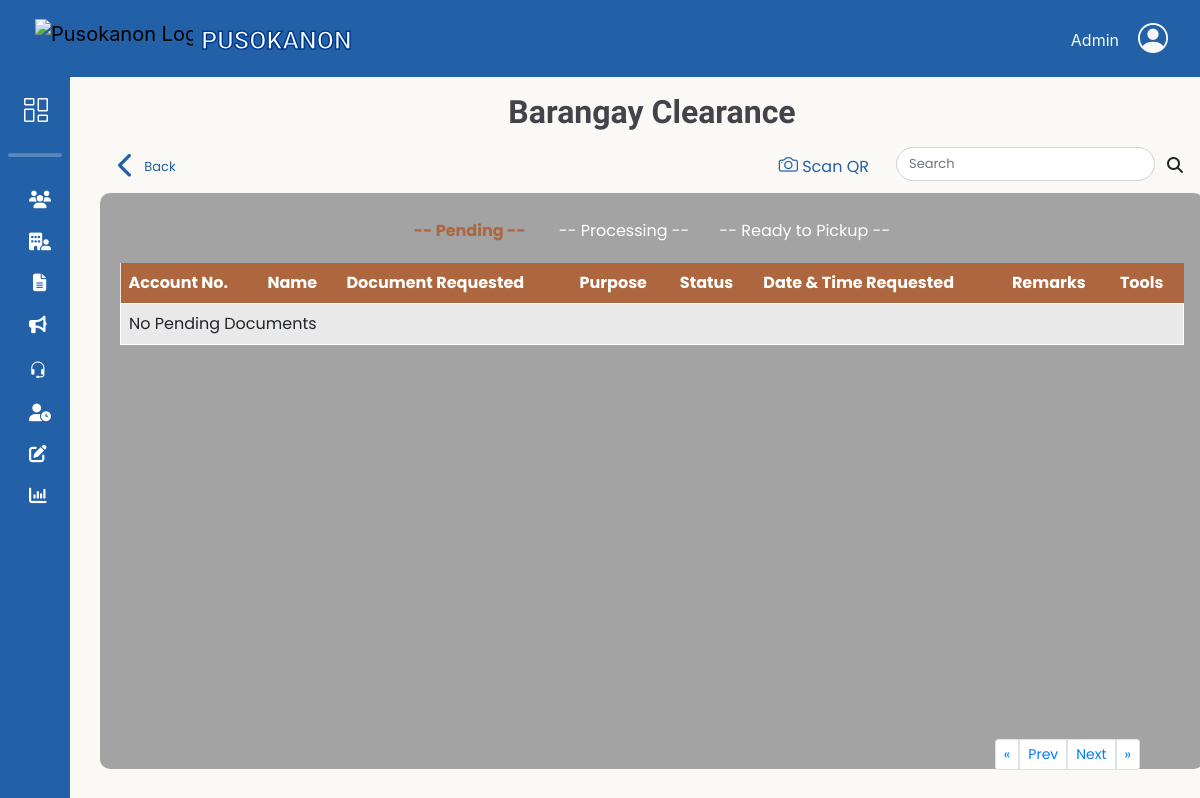
The page /adminbejo/Barangay-Clearance.php (signed in) on the database as committed earlier.
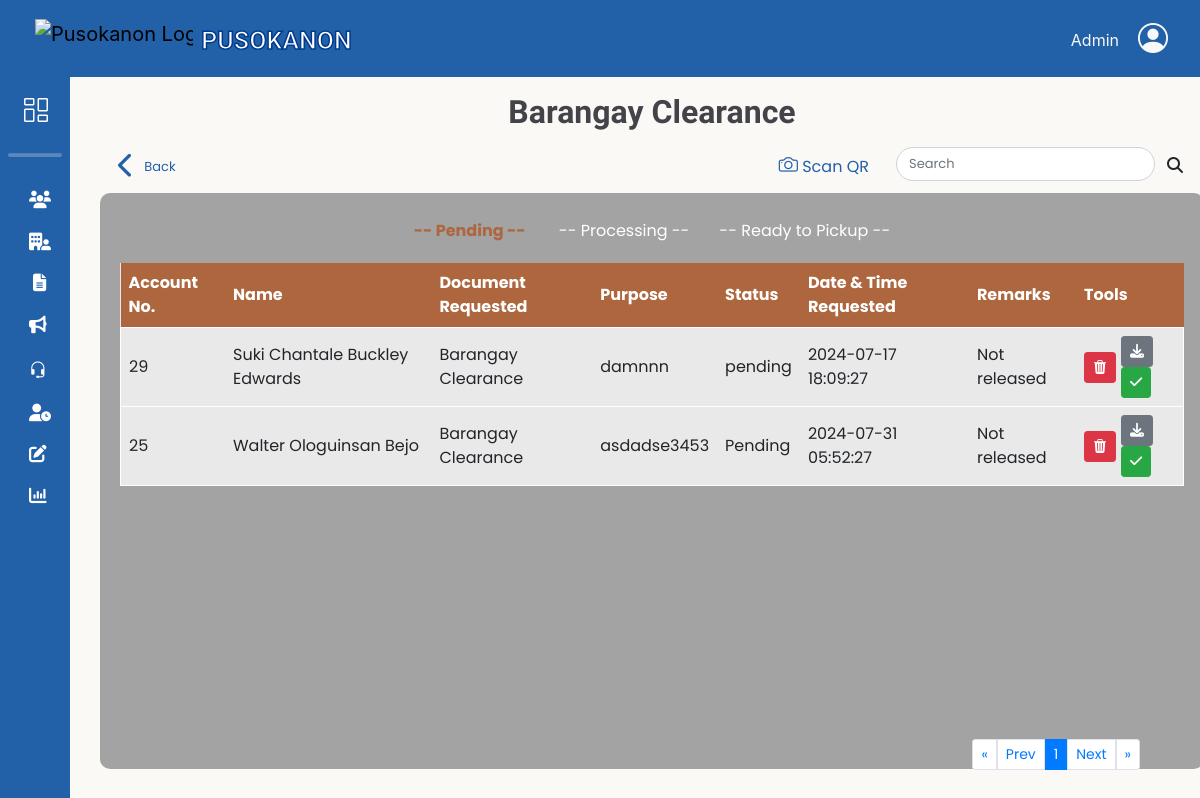
The same page on the database as committed later.
### tables this page shows
CREATE TABLE `request_doc` (
  `doc_ID` int(11) NOT NULL,
  `res_id` int(11) NOT NULL,
  `docType_id` int(11) NOT NULL,
  `purpose_id` int(11) NOT NULL,
  `purpose_name` varchar(255) DEFAULT NULL,
  `stat` varchar(50) NOT NULL DEFAULT 'Pending',
  `date_req` timestamp NOT NULL DEFAULT current_timestamp(),
  `date_processed` timestamp NULL DEFAULT current_timestamp() ON UPDATE current_timestamp(),
  `remarks` varchar(100) DEFAULT 'Not released',
  `request_id` varchar(20) NOT NULL,
  `qrCode_image` varchar(200) NOT NULL,
  `document_requirements` varchar(64) NOT NULL
);

CREATE TABLE `resident_users` (
  `res_ID` int(11) NOT NULL,
  `res_fname` varchar(50) NOT NULL,
  `res_lname` varchar(50) NOT NULL,
  `res_midname` varchar(50) NOT NULL,
  `res_suffix` varchar(10) DEFAULT NULL,
  `gender` varchar(10) NOT NULL,
  `birth_date` date NOT NULL,
  `civil_status` varchar(20) NOT NULL,
  `citizenship` varchar(30) NOT NULL,
  `place_birth` varchar(100) NOT NULL,
  `contact_no` varchar(13) NOT NULL,
  `res_email` varchar(100) NOT NULL,
  `addr_sitio` varchar(50) NOT NULL,
  `addr_purok` varchar(50) NOT NULL,
  `res_password` varchar(100) NOT NULL,
  `profile_picture` varchar(200) DEFAULT NULL,
  `registered_voter` varchar(15) NOT NULL,
  `userRole_id` int(11) NOT NULL,
  `reset_token_hash` varchar(64) DEFAULT NULL,
  `reset_token_expires_at` datetime DEFAULT NULL,
  `is_active` tinyint(1) NOT NULL DEFAULT 1
);

CREATE TABLE `doc_type` (
  `docType_id` int(11) NOT NULL,
  `doc_name` varchar(100) NOT NULL,
  `doc_amount` int(11) NOT NULL
);

### db/DBconn.php (called while the page is built, shortened)
<?php
function decryptData($data)
{
	return openssl_decrypt($data, 'aes-256-cbc', ENCRYPTION_KEY, 0, ENCRYPTION_KEY);
}
function fetchdocsRequest($pdo,$doctype ,$status, $limit, $offset)
{
	$sql = "SELECT
				ru.res_id, ru.res_email AS res_email, doc_ID, stat,
				CONCAT(ru.res_fname,' ', ru.res_midname,' ', ru.res_lname) AS resident_name,
				dt.doc_name AS document_name,
				rd.purpose_name AS purpose_name,
				rd.request_id,
				rd.date_req,
				rd.remarks
			FROM request_doc rd
			INNER JOIN resident_users ru ON rd.res_id = ru.res_id
			INNER JOIN doc_type dt ON rd.docType_id = dt.docType_id
			INNER JOIN docs_purpose dp ON rd.purpose_id = dp.purpose_id
			WHERE dt.doc_name = :doctype AND stat = :status
			LIMIT :limit OFFSET :offset";
	$stmt = $pdo->prepare($sql);
	$stmt->bindParam(':status', $status, PDO::PARAM_STR);
	$stmt-> bindParam(':doctype', $doctype, PDO::PARAM_STR);
	$stmt->bindParam(':limit', $limit, PDO::PARAM_INT);
	$stmt->bindParam(':offset', $offset, PDO::PARAM_INT);
	$stmt->execute();
	return $stmt->fetchAll();
}

### adminbejo/Barangay-Clearance.php (the view, shortened to what the changed rows need)
<?php
    include '../db/DBconn.php';
    include 'headerAdmin.php';
    $search = isset($_GET['search']) ? $_GET['search'] : '';
    $docType = 'Barangay Clearance';
    $stmt = $pdo->prepare("SELECT COUNT(*) FROM request_doc WHERE docType_id = (SELECT docType_id FROM doc_type WHERE doc_name = :docType) AND stat = 'Pending'");
    $stmt->bindParam(':docType', $docType, PDO::PARAM_STR);
    $stmt->execute();
    $number_of_pending_results = $stmt->fetchColumn();
    $stmt = $pdo->prepare("SELECT COUNT(*) FROM request_doc WHERE docType_id = (SELECT docType_id FROM doc_type WHERE doc_name = :docType) AND stat = 'Processing'");
    $stmt->bindParam(':docType', $docType, PDO::PARAM_STR);
    $stmt->execute();
    $number_of_processing_results = $stmt->fetchColumn();
    $stmt = $pdo->prepare("SELECT COUNT(*) FROM request_doc WHERE docType_id = (SELECT docType_id FROM doc_type WHERE doc_name = :docType) AND stat = 'Ready to pickup'");
    $stmt->bindParam(':docType', $docType, PDO::PARAM_STR);
    $stmt->execute();
    $number_of_completed_results = $stmt->fetchColumn();
    $results_per_page = 5;
    $number_of_pending_pages = ceil($number_of_pending_results / $results_per_page);
    $number_of_processing_pages = ceil($number_of_processing_results / $results_per_page);
    $number_of_completed_pages = ceil($number_of_completed_results / $results_per_page);
    $pending_page = isset($_GET['pending_page']) ? (int)$_GET['pending_page'] : 1;
    $processing_page = isset($_GET['processing_page']) ? (int)$_GET['processing_page'] : 1;
    $completed_page = isset($_GET['completed_page']) ? (int)$_GET['completed_page'] : 1;
    $pending_page = max(1, min($pending_page, $number_of_pending_pages));
    $processing_page = max(1, min($processing_page, $number_of_processing_pages));
    $completed_page = max(1, min($completed_page, $number_of_completed_pages));
    $pending_offset = ($pending_page - 1) * $results_per_page;
    $processing_offset = ($processing_page - 1) * $results_per_page;
    $completed_offset = ($completed_page - 1) * $results_per_page;
    if($search != null) {
        $pending = fetchdocsRequestSearch($pdo, $docType,'Pending', $results_per_page, $pending_offset, $search);
        $Processing = fetchdocsRequestSearch($pdo, $docType,'Processing', $results_per_page, $processing_offset, $search);
        $completed = fetchdocsRequestSearch($pdo, $docType,'Ready to pickup', $results_per_page, $completed_offset, $search);
    } else {
        $pending = fetchdocsRequest($pdo, $docType,'Pending', $results_per_page, $pending_offset);
    }
?>
<link rel="stylesheet" href="css/slidingtableResidency.css">
<main>
    <div class="row">
        <div class="col-12 pt-3 d-flex justify-content-center">
            <h1 class="title"><?php echo $docType; ?></h1>
        </div>
    </div>
    <div id="searchresult" class="table-content" style="min-width: 92vw; width: 92vw; max-width: 95vw;">
        <div id="originalTable">
            <div id="table1Container">
                <table id="table1">
                    <thead>
                        <tr>
                            <th>Account No.</th>
                            <th>Name</th>
                            <th>Document Requested</th>
                            <th>Purpose</th>
                            <th>Status</th>
                            <th>Date & Time Requested</th>
                            <th>Remarks</th>
                            <th>Tools</th>
                        </tr>
                    </thead>
                    <tbody>
                        <?php if (empty($pending)): ?>
                            <tr><td colspan="8">No Pending Documents</td></tr>
                        <?php else: ?>
                            <?php foreach ($pending as $pendings): ?>
                                <tr>
                                <?php $dataDecrypt = decryptData($pendings['res_email']); ?>
                                    <td><?= htmlspecialchars($pendings['res_id']); ?></td>
                                    <td><?= htmlspecialchars($pendings['resident_name']); ?></td>
                                    <td><?= htmlspecialchars($pendings['document_name']); ?></td>
                                    <td><?= htmlspecialchars($pendings['purpose_name']); ?></td>
                                    <td><?= htmlspecialchars($pendings['stat']); ?></td>
                                    <td><?= htmlspecialchars($pendings['date_req']); ?></td>
                                    <td><?= htmlspecialchars($pendings['remarks']); ?></td>
                                    <td>
                                        <div class="inline-tools">
                                            <div class="btn btn-danger btn-sm btn-1" onclick="trashCancelDocument('<?= htmlspecialchars($pendings['doc_ID']); ?>', '<?= htmlspecialchars($pendings['request_id']); ?>')"><i class="bi bi-trash3-fill"></i></div>
                                            <form class="status-form" action="../db/updateStatus.php" method="POST">
                                                <button type="submit" name="status" value="Processing" class="btn btn-sm <?= $pendings['stat'] == 'Processing' ? 'btn-secondary' : 'btn-secondary'; ?>"><i class="fa-solid fa-download"></i></button>
                                                <button type="button" class="btn btn-sm <?= $pendings['stat'] == 'Ready to pickup' ? 'btn-success' : 'btn-success'; ?>" onclick="showSweetAlert('<?= htmlspecialchars($dataDecrypt); ?>', '<?= htmlspecialchars($pendings['resident_name']); ?>', '<?= htmlspecialchars($pendings['document_name']); ?>','<?= htmlspecialchars($pendings['doc_ID']); ?>', '<?= htmlspecialchars($pendings['res_id']); ?>')"><i class="fa-solid fa-check"></i></button>
                                            </form>
                                        </div>
                                    </td>
                                </tr>
                            <?php endforeach; ?>
                        <?php endif; ?>
                    </tbody>
                </table>
                <nav id="pendingPagination" aria-label="Pending Page navigation">
                    <ul class="pagination pagination-sm ">
                        <?php for ($i = max(1, $pending_page - 2); $i <= min($number_of_pending_pages, $pending_page + 2); $i++): ?>
                            <li class="page-item <?= ($i == $pending_page) ? 'active' : '' ?>">
                                <a class="page-link" href="?pending_page=<?= $i ?>"><?= $i ?></a>
                            </li>
                        <?php endfor; ?>
                    </ul>
                </nav>
            </div>
        </div>
    </div>
</main>
<?php include 'footerAdmin.php';?>

Rows that differ between the two databases and show on the page:
now on this page (row edited): request_doc: res.res_ID "29", resident_name "Suki Chantale Buckley Edwards", docType.doc_name "Barangay Clearance", purpose_name "damnnn", stat "pending", date_req "2024-07-17 18:09:27", remarks "Not released"
added request_doc: res.res_ID "25", resident_name "Walter Ologuinsan Bejo", docType.doc_name "Barangay Clearance", purpose_name "asdadse3453", stat "Pending", date_req "2024-07-31 05:52:27", remarks "Not released"
Other text that changed with them:
new list line: "1"
text no longer shown: "No Pending Documents"
